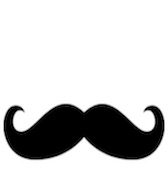
#> input picture Innovation and design in big data analysis/source_code_from_book/DATA/mustache.jpg, 168 x 192 px
$ jupyter execute --allow-errors CH03_SEC06_SparseRepresentation.ipynb
#> lines starting #> are read from the running program, lines starting #| are printed output that depends on the picture; after the words box and inside, x2 and y2 are one past the last pixel; in counts of white or black regions, pixels touching at a corner belong together
[cell 1]
import numpy as np
import matplotlib.pyplot as plt
import os
import scipy.io
from sklearn import linear_model
from sklearn import model_selection
from scipy.optimize import minimize
from skimage.transform import resize
from matplotlib.image import imread

# setting plotting parameters
plt.rcParams['figure.figsize'] = [7, 7]
plt.rcParams.update({'font.size': 18})

# loading mustache image
mustache = imread(os.path.join('..','DATA','mustache.jpg'))
#> mustache is the input picture: shape (192, 168, 3); min 0, max 255, mean 206.3

plt.figure(figsize=(5,10))
plt.subplot(3,1,1)
plt.imshow(mustache,plt.cm.gray)

mustache = np.mean(mustache, -1); # Convert RGB to grayscale
#> mustache: shape (192, 168) float64
mustache = (mustache/255).astype(int)
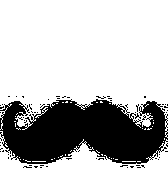
#> mustache: shape (192, 168) int64; values 0 (black) and 1 (white), 74.3% white; 71 black regions (70 under 20 px), largest, box (x1, y1, x2, y2) and area: (0, 99, 168, 164) 8045
# Normalize the image. When pixel values are scaled to a range of 0 and 1,
# the image data is easier to work with because the values are small.
# And ensuring consistency ehrn performing calculations

plt.figure(figsize=(5,10))
plt.subplot(3,1,2)
plt.imshow(mustache,plt.cm.gray)


mustache = mustache.T.copy() # this library might put the image in transposed form.
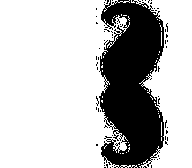
#> mustache: shape (168, 192) int64; values 0 (black) and 1 (white), 74.3% white; 71 black regions (70 under 20 px), largest, box (x1, y1, x2, y2) and area: (99, 0, 164, 168) 8045

plt.subplot(3,1,3)
plt.imshow(mustache,plt.cm.gray)
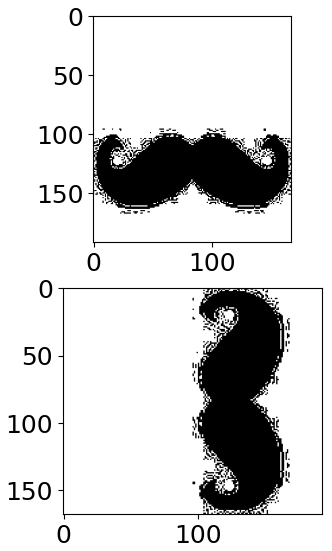
#> figure drawn by matplotlib, 2 panels
